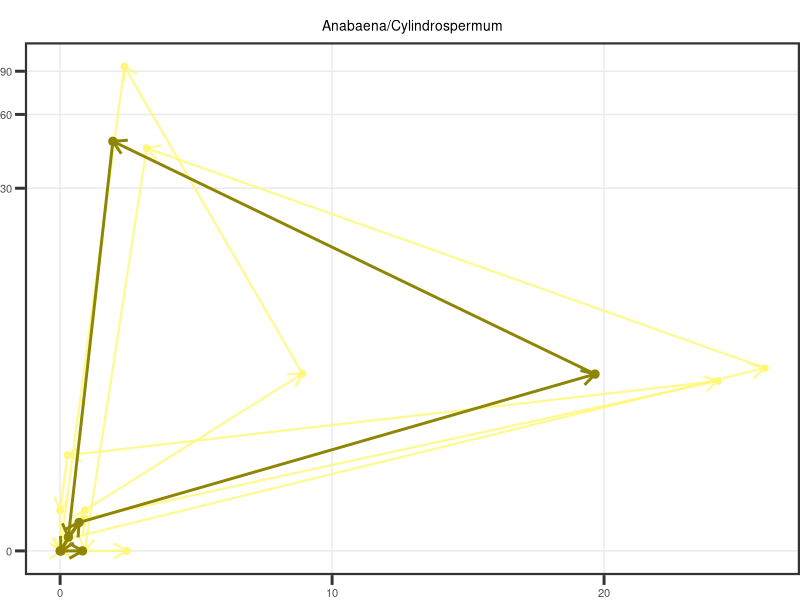
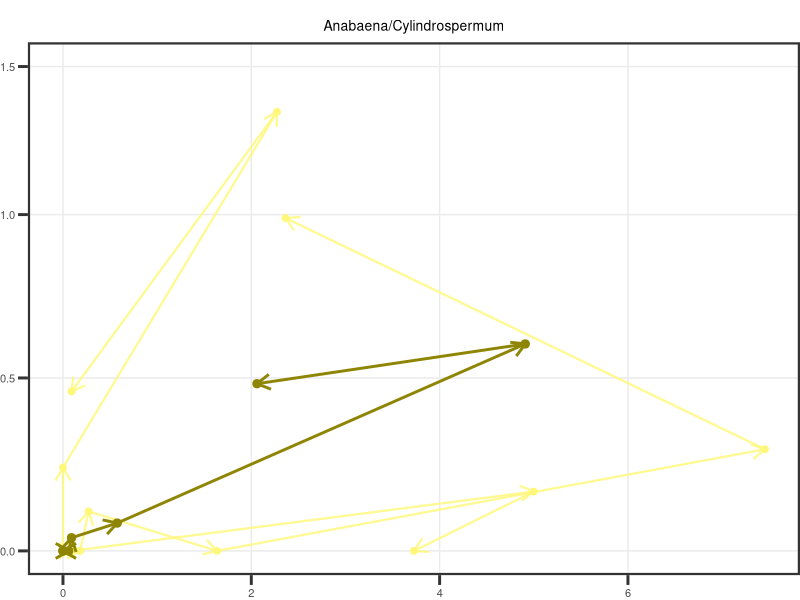
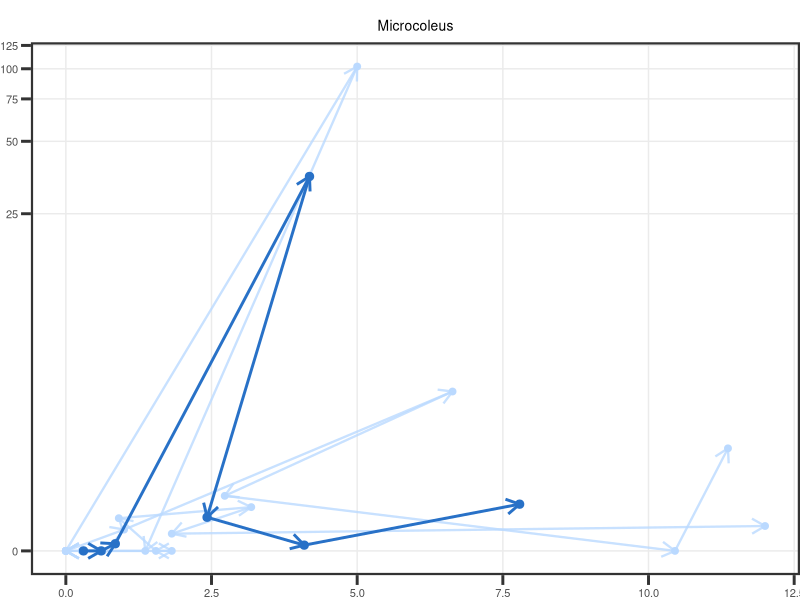
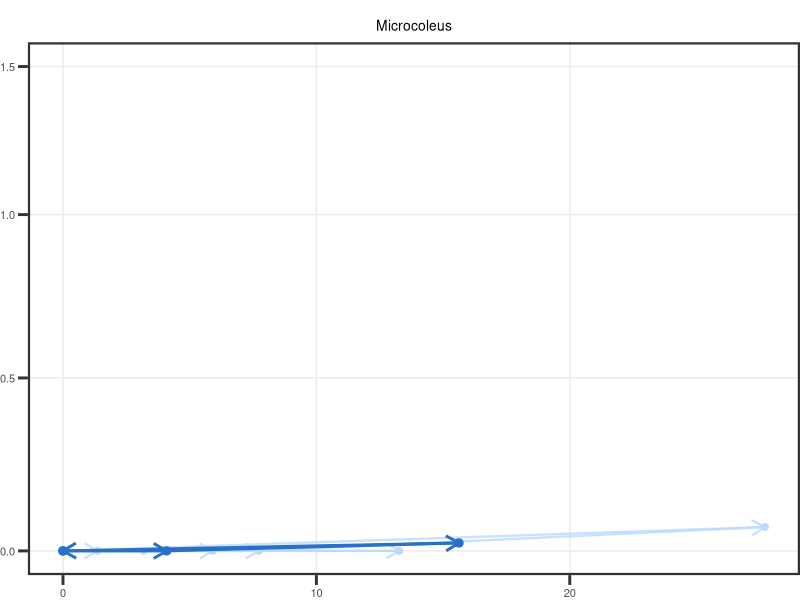
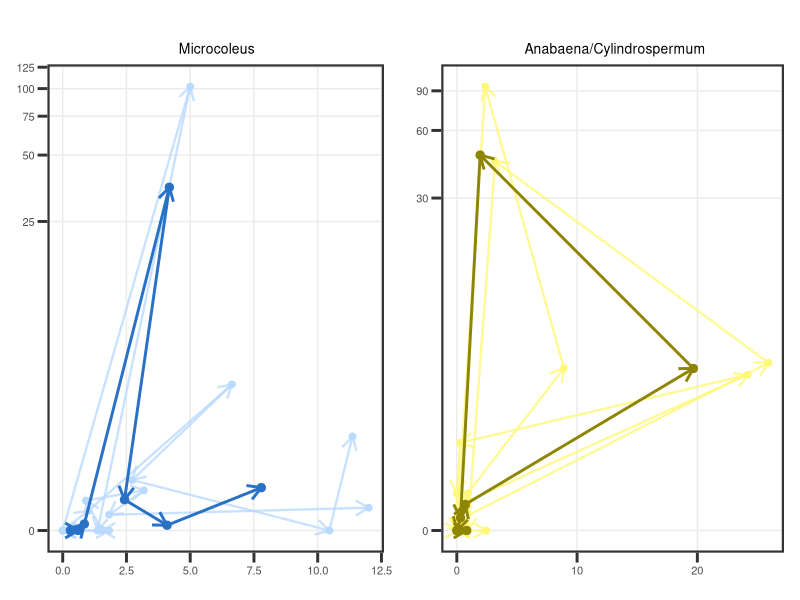
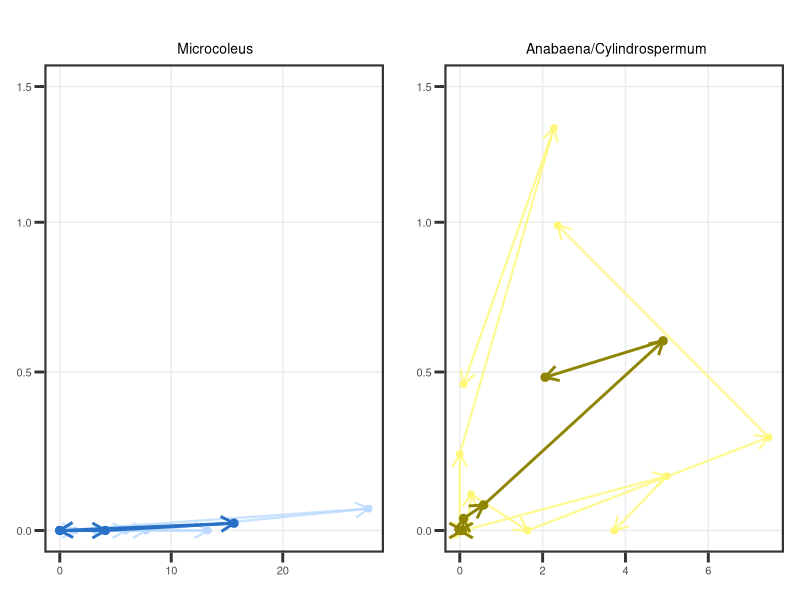
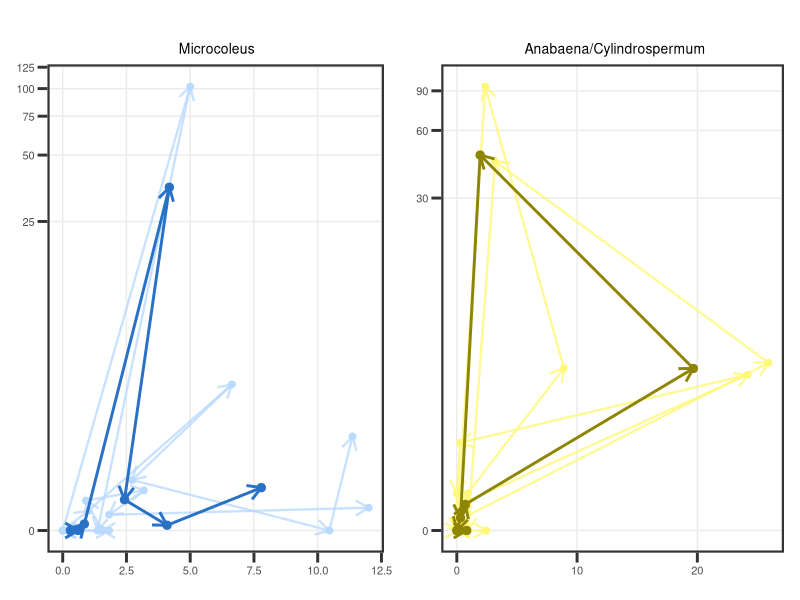
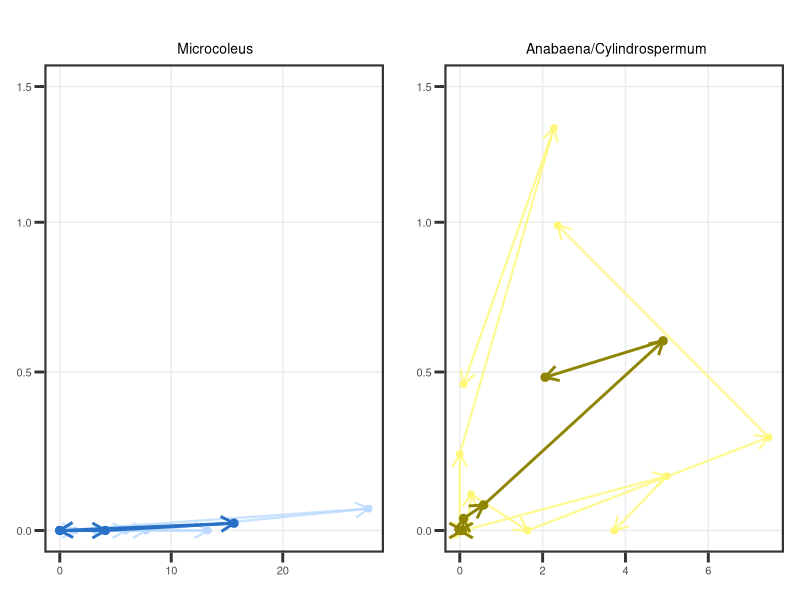

The R source for these figures, in order:
#### Supplemental figure to explore cover & ATX with biweekly 2022 data
### Jordan Zabrecky
## last edited: 10.30.2025

# This script creates a supplementary figure to explore the relationships
# between taxa-specific cover and ATX for biweekly 2022 data. Ultimately,
# only Salmon and Russian are exported into the supplementary figure as 
# the South Fork Eel is now incorporated into the main

#### (1) Loading libraries and data ####

# loading libraries
lapply(c("tidyverse", "lubridate", "plyr", "cowplot", "gridExtra", "grid",
         "ggtext"), 
       require, character.only = T)

# loading in cover and anatoxins
data <- read.csv("./data/field_and_lab/allrivers22_combined.csv") %>% 
  mutate(field_date = ymd(field_date)) %>% 
  select(field_date, site_reach, site, microcoleus, anabaena_cylindrospermum,
         TM_ATX_all_ug_g, TAC_ATX_all_ug_g)

# fill in ATX NAs with zero
data$TM_ATX_all_ug_g <- replace_na(data$TM_ATX_all_ug_g, 0)
data$TAC_ATX_all_ug_g <- replace_na(data$TAC_ATX_all_ug_g, 0)

# set universal theme for plots
# set universal theme for all plots
theme_set(theme_bw() + 
            theme(panel.grid.minor = element_blank(),
                  panel.border = element_rect(linewidth = 1.5), axis.ticks = element_line(linewidth = 1),
                  text = element_text(size = 10), axis.ticks.length=unit(.25, "cm"),
                  strip.background = element_blank(),
                  plot.margin = unit(c(.5, 0, 0, 0), "cm"),
                  plot.title = element_markdown(size = 10, hjust = 0.5)))

# change 7/6 Russian sampling to 7/6 to match the other two 
# (was supposed to sample the first day but field day was taking too long so came back)
data$field_date[which(data$field_date == as.Date("2022-07-07"))] <- as.Date("2022-07-06")

# calculate mean behavior 
mean_data <- data %>% 
  dplyr::group_by(field_date, site) %>% 
  dplyr::summarize(mean_micro_cover = mean(microcoleus),
                   mean_anacyl_cover = mean(anabaena_cylindrospermum),
                   mean_TM_ATX = mean(TM_ATX_all_ug_g),
                   mean_TAC_ATX = mean(TAC_ATX_all_ug_g))
# order by site 
mean_data <- mean_data[order(mean_data$site),]

#### (2) Cover & ATX figures ####

# need to make manual dataframes so that two sites are not
# linked together in geom_segment
data$end_micro_cover <- c(data$microcoleus[-1], NA)
data$end_anacyl_cover <- c(data$anabaena_cylindrospermum[-1], NA)
data$end_TM_atx <-  c(data$TM_ATX_all_ug_g[-1], NA)
data$end_TAC_atx <- c(data$TAC_ATX_all_ug_g[-1], NA)

# do the same for mean data
mean_data$end_micro_cover <- c(mean_data$mean_micro_cover[-1], NA)
mean_data$end_anacyl_cover <- c(mean_data$mean_anacyl_cover[-1], NA)
mean_data$end_TM_atx <-  c(mean_data$mean_TM_ATX[-1], NA)
mean_data$end_TAC_atx <- c(mean_data$mean_TAC_ATX[-1], NA)

# add in NAs to cut the segment on last field days
data[which(data$field_date == ymd("2022-09-15")), 
     c("end_micro_cover", "end_anacyl_cover", "end_TM_atx", "end_TAC_atx")] <- NA
data[which(data$field_date == ymd("2022-09-17")), 
     c("end_micro_cover", "end_anacyl_cover", "end_TM_atx", "end_TAC_atx")] <- NA
data[which(data$field_date == ymd("2022-09-22")), 
     c("end_micro_cover", "end_anacyl_cover", "end_TM_atx", "end_TAC_atx")] <- NA
mean_data[which(mean_data$field_date == ymd("2022-09-15")), 
     c("end_micro_cover", "end_anacyl_cover", "end_TM_atx", "end_TAC_atx")] <- NA
mean_data[which(mean_data$field_date == ymd("2022-09-17")), 
     c("end_micro_cover", "end_anacyl_cover", "end_TM_atx", "end_TAC_atx")] <- NA
mean_data[which(mean_data$field_date == ymd("2022-09-22")), 
     c("end_micro_cover", "end_anacyl_cover", "end_TM_atx", "end_TAC_atx")] <- NA

## anabaena/cylindrospermum

# south fork eel river
sfkeel_ana <- ggplot(data = data %>% filter(site == "SFE-M"), 
                     aes(anabaena_cylindrospermum, TAC_ATX_all_ug_g)) +
  geom_point(size = 2, color = "#fff77a") +
  geom_segment(data = data %>% filter(site == "SFE-M"), linewidth = 0.8, alpha = 0.8,
               aes(xend = end_anacyl_cover, yend = end_TAC_atx), color = "#fff77a",
               arrow = arrow(type = "open", length = unit(0.15, "inches"))) +
  geom_point(data = mean_data %>% filter(site == "SFE-M"), 
             aes(x = mean_anacyl_cover, y = mean_TAC_ATX), 
             color = "#8f8504", size = 2.5) +
  geom_segment(data = mean_data %>% filter(site == "SFE-M"), linewidth = 1, 
               color = "#8f8504",
               aes(x = mean_anacyl_cover,
                   y = mean_TAC_ATX,
                   xend = end_anacyl_cover,
                   yend = end_TAC_atx),
               arrow = arrow(type = "open", length = unit(0.15, "inches"))) +
  labs(y = NULL, x = NULL, title = "Anabaena/Cylindrospermum") +
  scale_y_continuous(trans=scales::pseudo_log_trans(base = 10)) +
  theme(legend.position = "top")
sfkeel_ana # why is color weird

rus_ana <- ggplot(data = data %>% filter(site == "RUS"),
                           aes(anabaena_cylindrospermum, TAC_ATX_all_ug_g)) +
  geom_point(size = 2, color = "#fff77a") +
  geom_segment(data = data %>% filter(site == "RUS"), linewidth = 0.8, alpha = 0.8,
               aes(xend = end_anacyl_cover, yend = end_TAC_atx), color = "#fff77a",
               arrow = arrow(type = "open", length = unit(0.15, "inches"))) +
  geom_point(data = mean_data %>% filter(site == "RUS"), 
             aes(x = mean_anacyl_cover, y = mean_TAC_ATX), 
             color = "#8f8504", size = 2.5) +
  geom_segment(data = mean_data %>% filter(site == "RUS"), linewidth = 1, 
               color = "#8f8504",
               aes(x = mean_anacyl_cover,
                   y = mean_TAC_ATX,
                   xend = end_anacyl_cover,
                   yend = end_TAC_atx),
               arrow = arrow(type = "open", length = unit(0.15, "inches"))) +
  labs(y = NULL, x = NULL, title = "Anabaena/Cylindrospermum") +
  scale_y_continuous(limits = c(0, 1.5), trans=scales::pseudo_log_trans(base = 10)) +
  theme(legend.position = "top")
rus_ana

## microcoleus

# south fork eel river
sfkeel_micro <- ggplot(data = data %>% filter(site == "SFE-M"), 
                       aes(microcoleus, TM_ATX_all_ug_g)) + 
     geom_point(size = 2, color = "#bad9ff") +
     geom_segment(data = data %>% filter(site == "SFE-M"), linewidth = 0.8, alpha = 0.8,
                  aes(xend = end_micro_cover,
                      yend = end_TM_atx),
                  color = "#bad9ff",
                  arrow = arrow(type = "open", length = unit(0.15, "inches"))) +
     geom_point(data = mean_data %>% filter(site == "SFE-M"), aes(x = mean_micro_cover, y = mean_TM_ATX), 
                color = "#2871c7", size = 2.5) +
     geom_segment(data = mean_data %>% filter(site == "SFE-M"), linewidth = 1, color = "#2871c7",
                  aes(x = mean_micro_cover,
                      y = mean_TM_ATX,
                      xend = end_micro_cover,
                      yend = end_TM_atx),
                  arrow = arrow(type = "open", length = unit(0.15, "inches"))) +
     labs(y = NULL, x = NULL, title = "Microcoleus") +
     scale_y_continuous(trans=scales::pseudo_log_trans(base = 10)) +
     theme(legend.position = "top")
sfkeel_micro

# salmon
sal_micro <- ggplot(data = data %>% filter(site == "SAL"), 
                    aes(microcoleus, TM_ATX_all_ug_g)) + 
  geom_point(size = 2, color = "#bad9ff") +
  geom_segment(data = data %>% filter(site == "SAL"), linewidth = 0.8, alpha = 0.8,
               aes(xend = end_micro_cover,
                   yend = end_TM_atx),
               color = "#bad9ff",
               arrow = arrow(type = "open", length = unit(0.15, "inches"))) +
  geom_point(data = mean_data %>% filter(site == "SAL"), aes(x = mean_micro_cover, y = mean_TM_ATX), 
             color = "#2871c7", size = 2.5) +
  geom_segment(data = mean_data %>% filter(site == "SAL"), linewidth = 1, color = "#2871c7",
               aes(x = mean_micro_cover,
                   y = mean_TM_ATX,
                   xend = end_micro_cover,
                   yend = end_TM_atx),
               arrow = arrow(type = "open", length = unit(0.15, "inches"))) +
  labs(y = NULL, x = NULL, title = "Microcoleus") +
  scale_y_continuous(limits = c(0, 1.5), trans=scales::pseudo_log_trans(base = 10)) +
  theme(legend.position = "top")
sal_micro

#### (3) Putting together plots and saving ####

# plot all
all <- plot_grid(sfkeel_micro, sfkeel_ana, scale = 0.92) +
  theme(plot.background = element_rect(fill = "white", color = "white"))
all 
# dropping russian and salmon here (using this figure in main figure currently...)

# save figure
ggsave("./figures/sfig_cover_ATX_covary_2022_notfinal.tiff", dpi = 600, 
       width=16, height=9, unit="cm")

# deciding to include supplemental of Salmon and Russian
sal_rus <- plot_grid(sal_micro, rus_ana, scale = 0.92) +
  theme(plot.background = element_rect(fill = "white", color = "white"))
sal_rus

# save figure
ggsave("./figures/sfig_cover_ATX_covary_salrus_2022_notfinal.tiff", dpi = 600, 
       width=16, height=9, unit="cm")
